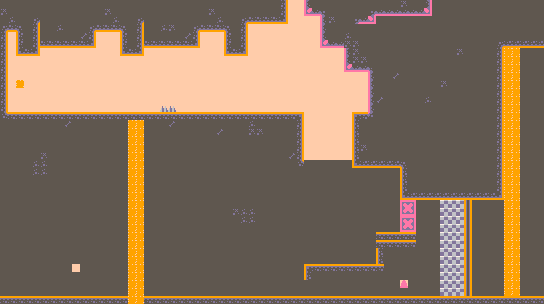

Rendered tile map (Tiled .tmx) drawn with the repository's tilesets; below, a short description and the map source with its tile grids summarised:
An orthogonal 68x38 tile map with 8x8 px tiles, 4 tile layers (tiles, collide, spawns, waterfall) and 2 objects.

<map version="1.10" tiledversion="1.11.2" orientation="orthogonal" renderorder="right-down" width="68" height="38" tilewidth="8" tileheight="8" infinite="0" nextlayerid="7" nextobjectid="3">
 <tileset firstgid="1" source="sample-sheet.tsx" />
 <layer id="1" name="tiles" width="68" height="38">
  <data>[2584 cells, 2467 non-empty, 21 distinct tile ids]</data>
 </layer>
 <layer id="2" name="collide" width="68" height="38">
  <data>[2584 cells, 501 non-empty, 21 distinct tile ids]</data>
 </layer>
 <layer id="3" name="spawns" width="68" height="38">
  <data>[2584 cells, 3 non-empty, 3 distinct tile ids]</data>
 </layer>
 <layer id="4" name="waterfall" width="68" height="38">
  <data>[2584 cells, 108 non-empty, 1 distinct tile ids]</data>
 </layer>
 <objectgroup id="6" name="ui">
  <object id="1" x="0" y="208">
   <properties>
    <property name="msg" value="Press X to switch the gosling view" />
   </properties>
   <polygon points="0,0 144,0 144,88 -0.856978,87.5848" />
  </object>
  <object id="2" x="144" y="48">
   <properties>
    <property name="msg" value="Avoid Spikes!" />
   </properties>
   <polygon points="-16,0 64,0 64,64 -16,64" />
  </object>
 </objectgroup>
</map>
